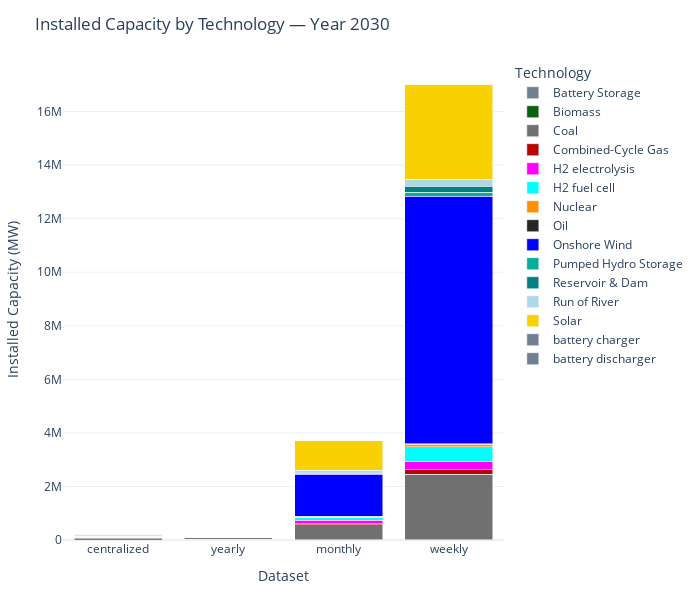
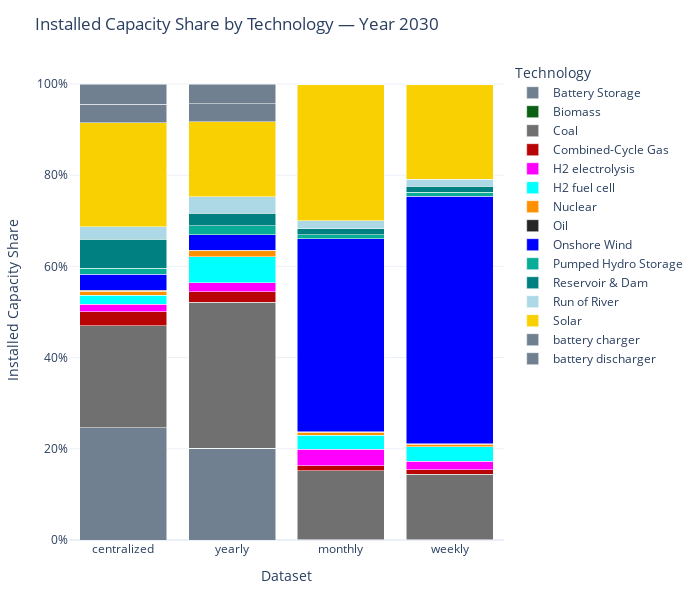
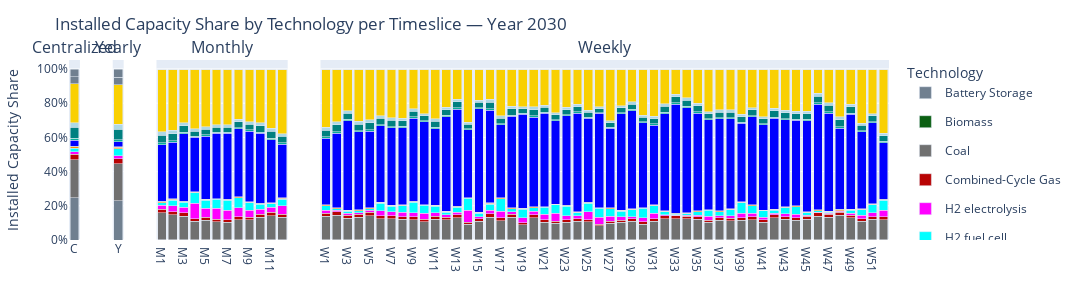
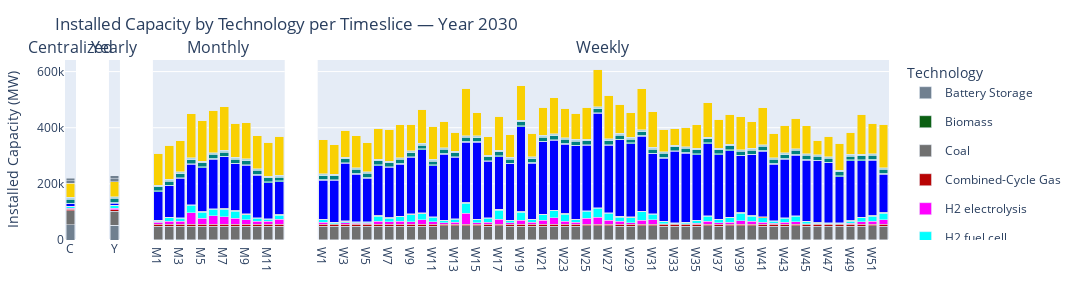

The code cell stored with these charts, in order, in its notebook:
### Code cell
figs = build_better_comparison_plots(
    dataframes_yearly=dataframes_yearly,
    dataframes_monthly=dataframes_monthly,
    dataframes_weekly=dataframes_weekly,
    dataframes_centralized=dataframes_centralized,
    year=2030,             # your target year
    top_n_for_slope=8,     # show top-8 most different technologies
    baseline='centralized', # deltas are vs this dataset
    initial_capacity_df=initial_capacity_df, # for filtering out technologies never built
)

figs['composition_share_absolute'].update_layout(width=700, height=600)
figs['composition_share_absolute'].show()  # absolute stacked to compare scale
figs['composition_share'].update_layout(width=700, height=600)
figs['composition_share'].show()   # 100% stacked to compare mix
#figs['composition_share'].write_image(f"{SAVING_PATH}/composition_share_2030.png", scale=3)
if figs['composition_share_per_timeslice']:
    figs['composition_share_per_timeslice'].update_layout(width=1400, height=300)
    figs['composition_share_per_timeslice'].show()   # 100% stacked per timeslice to compare mix
    figs['composition_absolute_per_timeslice'].update_layout(width=1400, height=300)
    figs['composition_absolute_per_timeslice'].show()   # absolute stacked per timeslice to compare scale
    figs['composition_capex_per_timeslice'].update_layout(width=1400, height=300)
    figs['composition_capex_per_timeslice'].show()   # capex stacked per timeslice to compare scale
    figs['composition_opex_per_timeslice'].update_layout(width=1400, height=300)
    figs['composition_opex_per_timeslice'].show()
figs['expenditure_stacked'].update_layout(width=900, height=600)
figs['expenditure_stacked'].update_layout(showlegend=False)
#figs['expenditure_stacked'].write_image(f"{SAVING_PATH}/expenditure_stacked_2030.png", scale=3)
figs['expenditure_stacked'].show()  # stacked capex/opex per dataset
